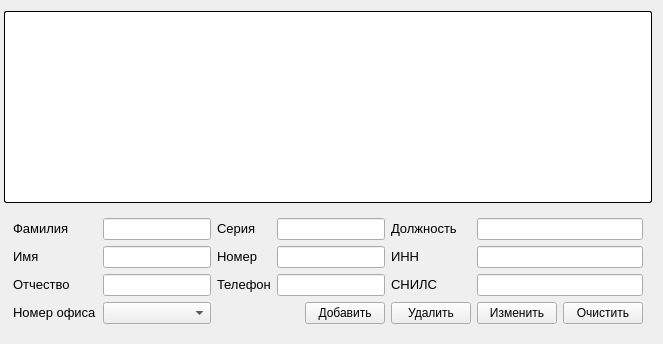
      <widget class="QWidget" name="tab_6">
       <attribute name="title">
        <string>Агенты</string>
       </attribute>
       <layout class="QGridLayout" name="gridLayout_19">
        <property name="leftMargin">
         <number>4</number>
        </property>
        <item row="0" column="0">
         <widget class="QTableWidget" name="tableWidget_7">
          <property name="styleSheet">
           <string notr="true">border-radius: 2px;      
  border-width: 1px;      
  border-color:  black;   
  border-style: outset;
background-color: rgb(255, 255, 255);</string>
          </property>
         </widget>
        </item>
        <item row="1" column="0">
         <widget class="QWidget" name="widget_14" native="true">
          <property name="styleSheet">
           <string notr="true"/>
          </property>
          <layout class="QGridLayout" name="gridLayout_18">
           <item row="0" column="0">
            <widget class="QLabel" name="label_57">
             <property name="text">
              <string>&lt;html&gt;&lt;head/&gt;&lt;body&gt;&lt;p&gt;&lt;span style=&quot; font-size:10pt;&quot;&gt;Фамилия&lt;/span&gt;&lt;/p&gt;&lt;/body&gt;&lt;/html&gt;</string>
             </property>
            </widget>
           </item>
           <item row="0" column="1">
            <widget class="QLineEdit" name="line42">
             <property name="styleSheet">
              <string notr="true"/>
             </property>
            </widget>
           </item>
           <item row="0" column="2">
            <widget class="QLabel" name="label_58">
             <property name="text">
              <string>&lt;html&gt;&lt;head/&gt;&lt;body&gt;&lt;p&gt;&lt;span style=&quot; font-size:10pt;&quot;&gt;Серия&lt;/span&gt;&lt;/p&gt;&lt;/body&gt;&lt;/html&gt;</string>
             </property>
            </widget>
           </item>
           <item row="0" column="3" colspan="2">
            <widget class="QLineEdit" name="line46">
             <property name="styleSheet">
              <string notr="true"/>
             </property>
            </widget>
           </item>
           <item row="0" column="5">
            <widget class="QLabel" name="label_177">
             <property name="text">
              <string>&lt;html&gt;&lt;head/&gt;&lt;body&gt;&lt;p&gt;&lt;span style=&quot; font-size:10pt;&quot;&gt;Должность&lt;/span&gt;&lt;/p&gt;&lt;/body&gt;&lt;/html&gt;</string>
             </property>
            </widget>
           </item>
           <item row="0" column="6" colspan="2">
            <widget class="QLineEdit" name="line44">
             <property name="styleSheet">
              <string notr="true"/>
             </property>
            </widget>
           </item>
           <item row="1" column="0">
            <widget class="QLabel" name="label_174">
             <property name="text">
              <string>&lt;html&gt;&lt;head/&gt;&lt;body&gt;&lt;p&gt;&lt;span style=&quot; font-size:10pt;&quot;&gt;Имя&lt;/span&gt;&lt;/p&gt;&lt;/body&gt;&lt;/html&gt;</string>
             </property>
            </widget>
           </item>
           <item row="1" column="1">
            <widget class="QLineEdit" name="line43">
             <property name="styleSheet">
              <string notr="true"/>
             </property>
            </widget>
           </item>
           <item row="1" column="2">
            <widget class="QLabel" name="label_8">
             <property name="text">
              <string>&lt;html&gt;&lt;head/&gt;&lt;body&gt;&lt;p&gt;&lt;span style=&quot; font-size:10pt;&quot;&gt;Номер&lt;/span&gt;&lt;/p&gt;&lt;/body&gt;&lt;/html&gt;</string>
             </property>
            </widget>
           </item>
           <item row="1" column="5">
            <widget class="QLabel" name="label_178">
             <property name="text">
              <string>&lt;html&gt;&lt;head/&gt;&lt;body&gt;&lt;p&gt;&lt;span style=&quot; font-size:10pt;&quot;&gt;ИНН&lt;/span&gt;&lt;/p&gt;&lt;/body&gt;&lt;/html&gt;</string>
             </property>
            </widget>
           </item>
           <item row="1" column="6" colspan="2">
            <widget class="QLineEdit" name="line47">
             <property name="styleSheet">
              <string notr="true"/>
             </property>
            </widget>
           </item>
           <item row="2" column="0">
            <widget class="QLabel" name="label_176">
             <property name="text">
              <string>&lt;html&gt;&lt;head/&gt;&lt;body&gt;&lt;p&gt;&lt;span style=&quot; font-size:10pt;&quot;&gt;Отчество&lt;/span&gt;&lt;/p&gt;&lt;/body&gt;&lt;/html&gt;</string>
             </property>
            </widget>
           </item>
           <item row="2" column="1">
            <widget class="QLineEdit" name="line45">
             <property name="styleSheet">
              <string notr="true"/>
             </property>
            </widget>
           </item>
           <item row="2" column="2">
            <widget class="QLabel" name="label_7">
             <property name="text">
              <string>&lt;html&gt;&lt;head/&gt;&lt;body&gt;&lt;p&gt;&lt;span style=&quot; font-size:10pt;&quot;&gt;Телефон&lt;/span&gt;&lt;/p&gt;&lt;/body&gt;&lt;/html&gt;</string>
             </property>
            </widget>
           </item>
           <item row="2" column="5">
            <widget class="QLabel" name="label_179">
             <property name="text">
              <string>&lt;html&gt;&lt;head/&gt;&lt;body&gt;&lt;p&gt;&lt;span style=&quot; font-size:10pt;&quot;&gt;СНИЛС&lt;/span&gt;&lt;/p&gt;&lt;/body&gt;&lt;/html&gt;</string>
             </property>
            </widget>
           </item>
           <item row="2" column="6" colspan="2">
            <widget class="QLineEdit" name="line50">
             <property name="styleSheet">
              <string notr="true"/>
             </property>
            </widget>
           </item>
           <item row="3" column="0">
            <widget class="QLabel" name="label_175">
             <property name="text">
              <string>&lt;html&gt;&lt;head/&gt;&lt;body&gt;&lt;p&gt;&lt;span style=&quot; font-size:10pt;&quot;&gt;Номер офиса&lt;/span&gt;&lt;/p&gt;&lt;/body&gt;&lt;/html&gt;</string>
             </property>
            </widget>
           </item>
           <item row="3" column="1">
            <widget class="QComboBox" name="comboBox_13"/>
           </item>
           <item row="3" column="4">
            <widget class="QPushButton" name="pushButton_42">
             <property name="styleSheet">
              <string notr="true"/>
             </property>
             <property name="text">
              <string>Добавить</string>
             </property>
            </widget>
           </item>
           <item row="3" column="5">
            <widget class="QPushButton" name="pushButton_45">
             <property name="styleSheet">
              <string notr="true"/>
             </property>
             <property name="text">
              <string>Удалить</string>
             </property>
            </widget>
           </item>
           <item row="3" column="6">
            <widget class="QPushButton" name="pushButton_44">
             <property name="styleSheet">
              <string notr="true"/>
             </property>
             <property name="text">
              <string>Изменить</string>
             </property>
            </widget>
           </item>
           <item row="3" column="7">
            <widget class="QPushButton" name="pushButton_43">
             <property name="styleSheet">
              <string notr="true"/>
             </property>
             <property name="text">
              <string>Очистить</string>
             </property>
            </widget>
           </item>
           <item row="1" column="3" colspan="2">
            <widget class="QLineEdit" name="line49">
             <property name="styleSheet">
              <string notr="true"/>
             </property>
            </widget>
           </item>
           <item row="2" column="3" colspan="2">
            <widget class="QLineEdit" name="line48">
             <property name="styleSheet">
              <string notr="true"/>
             </property>
            </widget>
           </item>
          </layout>
         </widget>
        </item>
       </layout>
      </widget>
